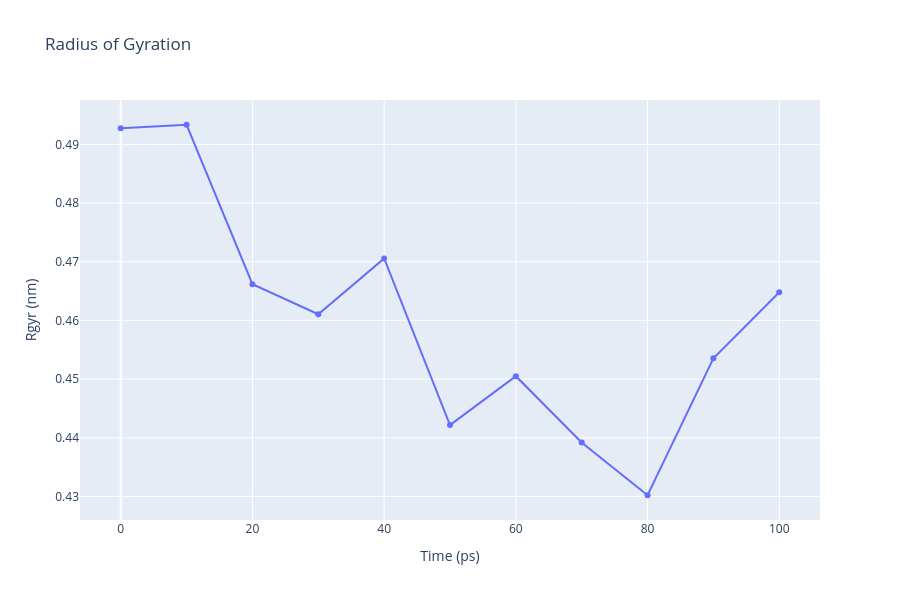

Notebook code cell kept with this figure:
### Code cell
import plotly.graph_objs as go

# Read Rgyr data from file
with open(output_rgyr, 'r') as rgyr_file:
    x, y = zip(*[
        (float(line.split()[0]), float(line.split()[1]))
        for line in rgyr_file
        if not line.startswith(("#", "@"))
    ])

# Create a scatter plot
fig = go.Figure(data=go.Scatter(x=x, y=y, mode='lines+markers'))

# Update layout
fig.update_layout(title="Radius of Gyration",
                  xaxis_title="Time (ps)",
                  yaxis_title="Rgyr (nm)",
                  height=600)

# Show the figure
fig.show()

### Figure 1 — Plotly figure (JSON) as saved in the notebook; plotly's stock layout.template omitted (floating-point values rounded to 4 significant figures)
{"data": [{"mode": "lines+markers", "type": "scatter", "x": [0, 10, 20, 30, 40, 50, 60, 70, 80, 90, 100], "y": [0.4927, 0.4933, 0.4662, 0.4611, 0.4706, 0.4422, 0.4505, 0.4392, 0.4302, 0.4535, 0.4648]}], "layout": {"height": 600, "title": {"text": "Radius of Gyration"}, "xaxis": {"title": {"text": "Time (ps)"}}, "yaxis": {"title": {"text": "Rgyr (nm)"}}}}
